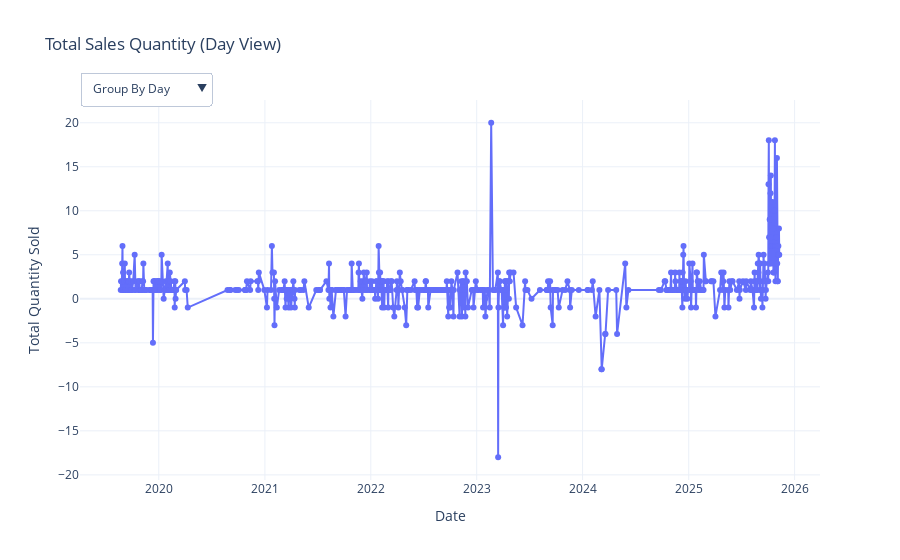

The code cell stored with this chart in its notebook:
### Code cell
# Visualize Data to Identify Patterns and Seasonality
plot_interactive_sales_dashboard(winter)

### Figure 1 — Plotly figure (JSON) as saved in the notebook; plotly's stock layout.template omitted (floating-point values rounded to 4 significant figures; data arrays with more than 128 entries replaced by an {"elided": "..."} marker saying what was removed)
{"data": [{"line": {"width": 2}, "marker": {"size": 6}, "mode": "lines+markers", "name": "Day Sales", "type": "scatter", "visible": true, "x": {"elided": "597 str values"}, "y": {"elided": "597 float values"}}, {"line": {"width": 2}, "marker": {"size": 6}, "mode": "lines+markers", "name": "Month Sales", "type": "scatter", "visible": false, "x": ["2019-08-01T00:00:00", "2019-09-01T00:00:00", "2019-10-01T00:00:00", "2019-11-01T00:00:00", "2019-12-01T00:00:00", "2020-01-01T00:00:00", "2020-02-01T00:00:00", "2020-03-01T00:00:00", "2020-04-01T00:00:00", "2020-08-01T00:00:00", "2020-09-01T00:00:00", "2020-10-01T00:00:00", "2020-11-01T00:00:00", "2020-12-01T00:00:00", "2021-01-01T00:00:00", "2021-02-01T00:00:00", "2021-03-01T00:00:00", "2021-04-01T00:00:00", "2021-05-01T00:00:00", "2021-06-01T00:00:00", "2021-07-01T00:00:00", "2021-08-01T00:00:00", "2021-09-01T00:00:00", "2021-10-01T00:00:00", "2021-11-01T00:00:00", "2021-12-01T00:00:00", "2022-01-01T00:00:00", "2022-02-01T00:00:00", "2022-03-01T00:00:00", "2022-04-01T00:00:00", "2022-05-01T00:00:00", "2022-06-01T00:00:00", "2022-07-01T00:00:00", "2022-08-01T00:00:00", "2022-09-01T00:00:00", "2022-10-01T00:00:00", "2022-11-01T00:00:00", "2022-12-01T00:00:00", "2023-01-01T00:00:00", "2023-02-01T00:00:00", "2023-03-01T00:00:00", "2023-04-01T00:00:00", "2023-05-01T00:00:00", "2023-06-01T00:00:00", "2023-07-01T00:00:00", "2023-08-01T00:00:00", "2023-09-01T00:00:00", "2023-10-01T00:00:00", "2023-11-01T00:00:00", "2023-12-01T00:00:00", "2024-01-01T00:00:00", "2024-02-01T00:00:00", "2024-03-01T00:00:00", "2024-04-01T00:00:00", "2024-05-01T00:00:00", "2024-06-01T00:00:00", "2024-09-01T00:00:00", "2024-10-01T00:00:00", "2024-11-01T00:00:00", "2024-12-01T00:00:00", "2025-01-01T00:00:00", "2025-02-01T00:00:00", "2025-03-01T00:00:00", "2025-04-01T00:00:00", "2025-05-01T00:00:00", "2025-06-01T00:00:00", "2025-07-01T00:00:00", "2025-08-01T00:00:00", "2025-09-01T00:00:00", "2025-10-01T00:00:00", "2025-11-01T00:00:00"], "y": [19.0, 32.0, 21.0, 15.0, 20.0, 16.0, 25.0, 3.0, 1.0, 1.0, 4.0, 7.0, 3.0, 9.0, 10.0, 3.0, 8.0, 4.0, 4.0, 0.0, 3.0, 10.0, 11.0, 10.0, 15.0, 22.0, 23.0, 28.0, 7.0, 9.0, 1.0, 5.0, 17.0, 8.0, 4.0, 6.0, 6.0, 4.0, 4.0, 22.0, -8.0, 12.0, 2.0, 1.0, 0.0, 3.0, 8.0, 1.0, 4.0, 1.0, 2.0, 2.0, -23.0, -3.0, 3.0, 1.0, 2.0, 10.0, 19.0, 30.0, 23.0, 18.0, 8.0, 5.0, 8.0, 6.0, 5.0, 31.0, 27.0, 224.0, 53.0]}, {"line": {"width": 2}, "marker": {"size": 6}, "mode": "lines+markers", "name": "Year Sales", "type": "scatter", "visible": false, "x": ["2019-01-01T00:00:00", "2020-01-01T00:00:00", "2021-01-01T00:00:00", "2022-01-01T00:00:00", "2023-01-01T00:00:00", "2024-01-01T00:00:00", "2025-01-01T00:00:00"], "y": [107.0, 69.0, 100.0, 118.0, 50.0, 43.0, 408.0]}], "layout": {"title": {"text": "Total Sales Quantity (Day View)"}, "updatemenus": [{"active": 0, "buttons": [{"args": [{"visible": [true, false, false]}, {"title": "Total Sales Quantity (Day View)"}], "label": "Group By Day", "method": "update"}, {"args": [{"visible": [false, true, false]}, {"title": "Total Sales Quantity (Month View)"}], "label": "Group By Month", "method": "update"}, {"args": [{"visible": [false, false, true]}, {"title": "Total Sales Quantity (Year View)"}], "label": "Group By Year", "method": "update"}], "direction": "down", "pad": {"r": 10, "t": 10}, "showactive": true, "x": 0, "xanchor": "left", "y": 1.1, "yanchor": "top"}], "xaxis": {"title": {"text": "Date"}}, "yaxis": {"title": {"text": "Total Quantity Sold"}}}}
